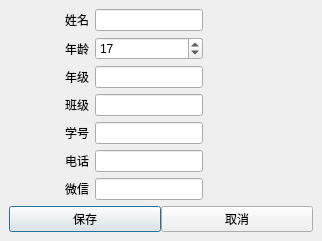
<?xml version="1.0" encoding="UTF-8"?>
<ui version="4.0">
 <class>Dlg_AddStu</class>
 <widget class="QDialog" name="Dlg_AddStu">
  <property name="geometry">
   <rect>
    <x>0</x>
    <y>0</y>
    <width>322</width>
    <height>222</height>
   </rect>
  </property>
  <property name="windowTitle">
   <string>添加学生</string>
  </property>
  <layout class="QGridLayout" name="gridLayout_2">
   <property name="leftMargin">
    <number>9</number>
   </property>
   <property name="topMargin">
    <number>9</number>
   </property>
   <property name="rightMargin">
    <number>9</number>
   </property>
   <property name="bottomMargin">
    <number>9</number>
   </property>
   <property name="spacing">
    <number>6</number>
   </property>
   <item row="0" column="0">
    <widget class="QLabel" name="label">
     <property name="minimumSize">
      <size>
       <width>80</width>
       <height>0</height>
      </size>
     </property>
     <property name="text">
      <string>姓名</string>
     </property>
     <property name="alignment">
      <set>Qt::AlignmentFlag::AlignRight|Qt::AlignmentFlag::AlignTrailing|Qt::AlignmentFlag::AlignVCenter</set>
     </property>
    </widget>
   </item>
   <item row="0" column="1">
    <widget class="QLineEdit" name="le_name"/>
   </item>
   <item row="1" column="0">
    <widget class="QLabel" name="label_2">
     <property name="minimumSize">
      <size>
       <width>80</width>
       <height>0</height>
      </size>
     </property>
     <property name="text">
      <string>年龄</string>
     </property>
     <property name="alignment">
      <set>Qt::AlignmentFlag::AlignRight|Qt::AlignmentFlag::AlignTrailing|Qt::AlignmentFlag::AlignVCenter</set>
     </property>
    </widget>
   </item>
   <item row="1" column="1">
    <widget class="QSpinBox" name="sb_age">
     <property name="value">
      <number>17</number>
     </property>
    </widget>
   </item>
   <item row="2" column="0">
    <widget class="QLabel" name="label_3">
     <property name="minimumSize">
      <size>
       <width>80</width>
       <height>0</height>
      </size>
     </property>
     <property name="text">
      <string>年级</string>
     </property>
     <property name="alignment">
      <set>Qt::AlignmentFlag::AlignRight|Qt::AlignmentFlag::AlignTrailing|Qt::AlignmentFlag::AlignVCenter</set>
     </property>
    </widget>
   </item>
   <item row="2" column="1">
    <widget class="QLineEdit" name="le_grade"/>
   </item>
   <item row="3" column="0">
    <widget class="QLabel" name="label_4">
     <property name="minimumSize">
      <size>
       <width>80</width>
       <height>0</height>
      </size>
     </property>
     <property name="text">
      <string>班级</string>
     </property>
     <property name="alignment">
      <set>Qt::AlignmentFlag::AlignRight|Qt::AlignmentFlag::AlignTrailing|Qt::AlignmentFlag::AlignVCenter</set>
     </property>
    </widget>
   </item>
   <item row="3" column="1">
    <widget class="QLineEdit" name="le_class"/>
   </item>
   <item row="4" column="0">
    <widget class="QLabel" name="label_5">
     <property name="minimumSize">
      <size>
       <width>80</width>
       <height>0</height>
      </size>
     </property>
     <property name="text">
      <string>学号</string>
     </property>
     <property name="alignment">
      <set>Qt::AlignmentFlag::AlignRight|Qt::AlignmentFlag::AlignTrailing|Qt::AlignmentFlag::AlignVCenter</set>
     </property>
    </widget>
   </item>
   <item row="4" column="1">
    <widget class="QLineEdit" name="le_seq"/>
   </item>
   <item row="5" column="0">
    <widget class="QLabel" name="label_6">
     <property name="minimumSize">
      <size>
       <width>80</width>
       <height>0</height>
      </size>
     </property>
     <property name="text">
      <string>电话</string>
     </property>
     <property name="alignment">
      <set>Qt::AlignmentFlag::AlignRight|Qt::AlignmentFlag::AlignTrailing|Qt::AlignmentFlag::AlignVCenter</set>
     </property>
    </widget>
   </item>
   <item row="5" column="1">
    <widget class="QLineEdit" name="le_phone"/>
   </item>
   <item row="5" column="2">
    <spacer name="horizontalSpacer">
     <property name="orientation">
      <enum>Qt::Orientation::Horizontal</enum>
     </property>
     <property name="sizeHint" stdset="0">
      <size>
       <width>95</width>
       <height>20</height>
      </size>
     </property>
    </spacer>
   </item>
   <item row="6" column="0">
    <widget class="QLabel" name="label_7">
     <property name="minimumSize">
      <size>
       <width>80</width>
       <height>0</height>
      </size>
     </property>
     <property name="text">
      <string>微信</string>
     </property>
     <property name="alignment">
      <set>Qt::AlignmentFlag::AlignRight|Qt::AlignmentFlag::AlignTrailing|Qt::AlignmentFlag::AlignVCenter</set>
     </property>
    </widget>
   </item>
   <item row="6" column="1">
    <widget class="QLineEdit" name="le_wechat"/>
   </item>
   <item row="7" column="0" colspan="3">
    <widget class="QWidget" name="widget" native="true">
     <layout class="QGridLayout" name="gridLayout">
      <property name="leftMargin">
       <number>0</number>
      </property>
      <property name="topMargin">
       <number>0</number>
      </property>
      <property name="rightMargin">
       <number>0</number>
      </property>
      <property name="bottomMargin">
       <number>0</number>
      </property>
      <property name="spacing">
       <number>0</number>
      </property>
      <item row="0" column="0">
       <widget class="QPushButton" name="btn_save">
        <property name="text">
         <string>保存</string>
        </property>
       </widget>
      </item>
      <item row="0" column="1">
       <widget class="QPushButton" name="btn_cancel">
        <property name="text">
         <string>取消</string>
        </property>
       </widget>
      </item>
     </layout>
    </widget>
   </item>
  </layout>
 </widget>
 <tabstops>
  <tabstop>le_name</tabstop>
  <tabstop>sb_age</tabstop>
  <tabstop>le_grade</tabstop>
  <tabstop>le_class</tabstop>
  <tabstop>le_seq</tabstop>
  <tabstop>le_phone</tabstop>
  <tabstop>le_wechat</tabstop>
  <tabstop>btn_save</tabstop>
  <tabstop>btn_cancel</tabstop>
 </tabstops>
 <resources/>
 <connections/>
</ui>
